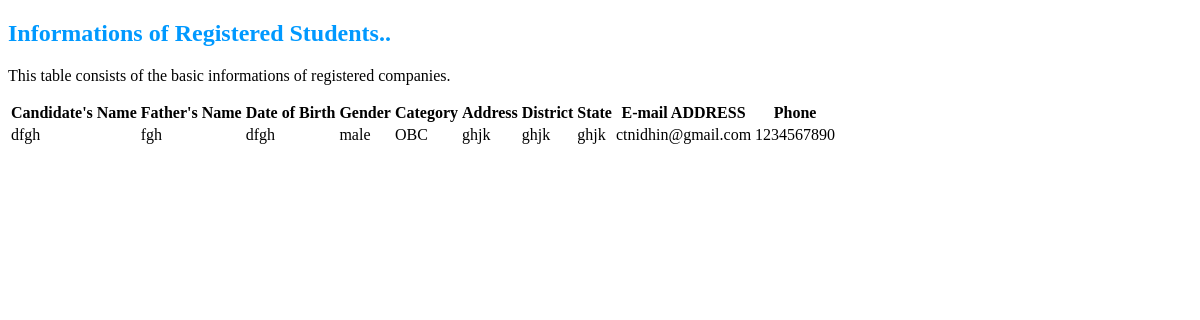
The app's page /admin/viewstudentdetails.php, older data.
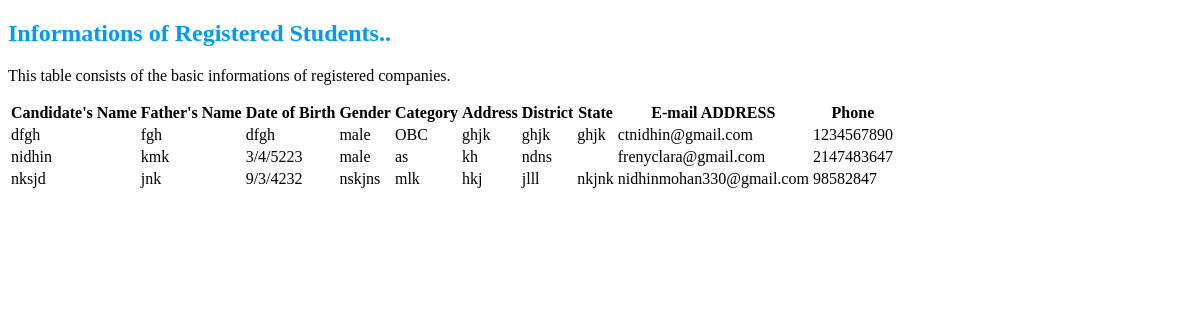
The same page, newer data.
### tables this page shows
CREATE TABLE IF NOT EXISTS `student` (
  `username` varchar(255) NOT NULL,
  `stud` varchar(400) NOT NULL,
  `fath` text NOT NULL,
  `dob` varchar(100) NOT NULL,
  `gender` text NOT NULL,
  `categ` text NOT NULL,
  `nation` text NOT NULL,
  `college` varchar(400) NOT NULL,
  `branch` varchar(400) NOT NULL,
  `ten` int(11) NOT NULL,
  `twel` int(11) NOT NULL,
  `sg` int(11) NOT NULL,
  `coco` varchar(100) NOT NULL,
  `addr` varchar(400) NOT NULL,
  `dist` text NOT NULL,
  `sta` text NOT NULL,
  `mail` varchar(400) NOT NULL,
  `ph` int(11) NOT NULL,
  UNIQUE KEY `username` (`stud`)
);

### admin/viewstudentdetails.php (the view, shortened to what this page needs)
<!DOCTYPE html>
 <html>
     <body>
<div class="container">
  <h2 style="color:#0099ff" >Informations of Registered Students..</h2>
  <p>This table consists of the basic informations of registered companies.</p>
  <table class="table">
    <thead>
      <tr >
        <th>Candidate's Name</th>
        <th>Father's Name</th>
        <th>Date of Birth</th>
        <th>Gender</th>
        <th>Category</th>
        <th>Address</th>
        <th>District</th>
        <th>State</th>
        <th>E-mail ADDRESS</th>
        <th>Phone</th>
      </tr>
    </thead>
    <tbody>
<?php
            $r1=mysql_query("SELECT * FROM student")or die("An error occur");
       $i=1;
	while($row=mysql_fetch_array($r1)){
               $a=$row['stud'];
		$b=$row['fath'];
             $d=$row['dob'];
              $e=$row['gender'];
               $f=$row['categ'];
                $n=$row['addr'];
                 $o=$row['dist'];
                  $p=$row['sta'];
                   $q=$row['mail'];
                    $r=$row['ph'];
                     if($i==1)
                {
                    $cls="success";
                    $i=0;
                }
                 else
                {
                    $cls="info";
                    $i=1;
                }
?>
           <tr class="<?php echo $cls;?>">
		<td>
		<?php echo $a;?>
		</td>
		<td>
		<?php echo $b; ?>
		</td>
		<td>
                <?php echo $d;?>
		</td>
                <td>
		<?php echo $e;?>
		</td>
                <td>
                      <?php echo $f;?>
		</td>
                <td>
                    <?php echo $n;?>
		</td>
                <td>
                    <?php echo $o;?>
		</td>
                <td>
                    <?php echo $p;?>
		</td>
                <td>
                     <?php echo $q;?>
		</td>
                <td>
                      <?php echo $r;?>
		</td>
</tr>
	<?php
	}
	?>
</table>
</div>
</body>
</html>

Row changes from the older to the newer data that the page shows:
added student: stud "nidhin", fath "kmk", dob "3/4/5223", gender "male", categ "as", addr "kh", dist "ndns", mail "frenyclara@gmail.com", ph "2147483647"
added student: stud "nksjd", fath "jnk", dob "9/3/4232", gender "nskjns", categ "mlk", addr "hkj", dist "jlll", sta "nkjnk", mail "nidhinmohan330@gmail.com", ph "98582847"
